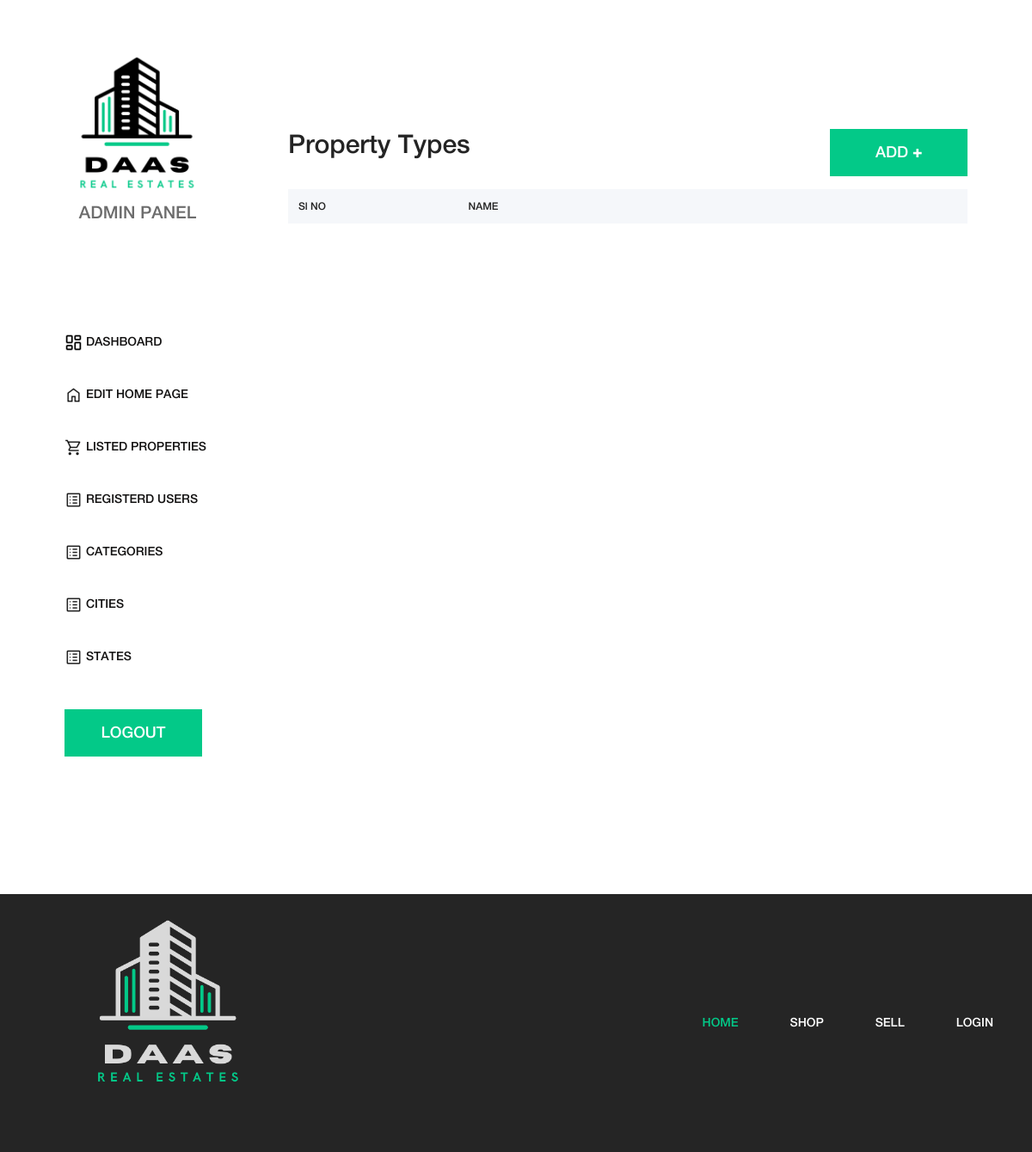
Before: /admin/categories.php (signed in) with the older database file.
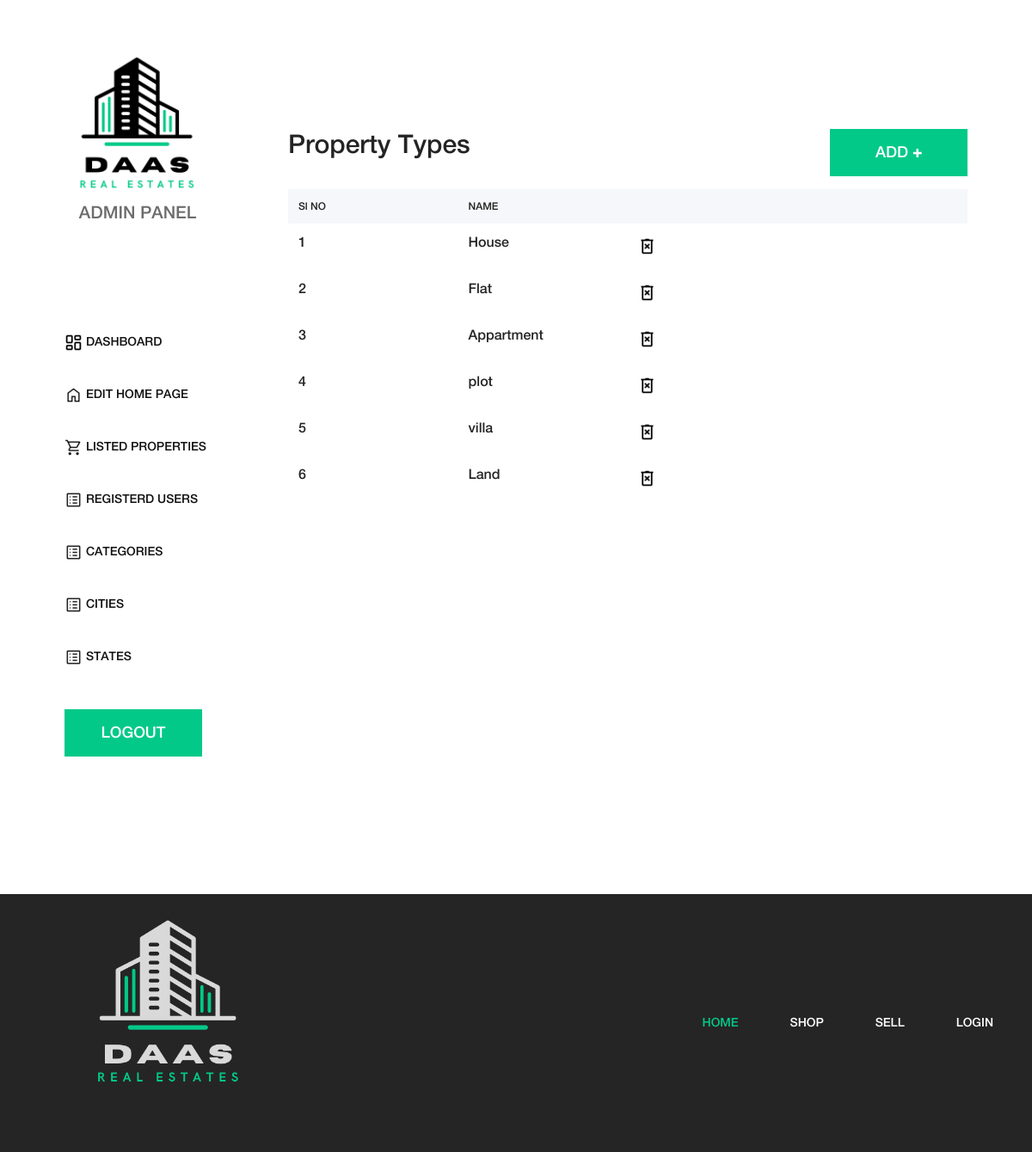
After: the same page with the newer database file.
### tables this page shows
CREATE TABLE `category_tbl` (
  `category_id` int(11) NOT NULL,
  `category_name` varchar(100) NOT NULL
);

### admin/categories.php (the view, shortened to what this page needs)
<?php include("header.php"); ?>
<?php include("connection.php") ?>
<?php
$query = "SELECT * FROM category_tbl;";
$result = mysqli_query($conn, $query);
?>
<div class="cart-table-area section-padding-100">
  <div class="container-fluid">
    <div class="row">
      <div class="f1 col-12 col-lg-8">
        <div class="daas-heading cart-title mt-50">
          <h2>Property Types</h2>
          <a href="categories.php?add=1" class="btn amado-btn mb-15">ADD <b>+</b></a>
        </div>
        <div class="cart-table clearfix">
          <table class="table table-responsive">
            <thead>
              <tr>
                <th>Sl NO</th>
                <th>NAME</th>
                <th></th>
              </tr>
            </thead>
            <tbody>
              <?php $i = 1;
              while ($row = mysqli_fetch_assoc($result)) { ?>
                <tr>
                  <td class="cart_product_img">
                    <h5><?php echo $i ?></h5>
                  </td>
                  <td class="cart_product_desc">
                    <h5><?php echo $row["category_name"] ?></h5>
                  </td>
                  <td class="cart_product_img">
                    <a href="categories.php?remove=<?php echo $row["category_id"] ?>" data-toggle="tooltip" data-placement="left" title="Delete"><img class="bin" src="../img/core-img/bin_black.png"></a>
                  </td>
                <?php $i++;
              } ?>
            </tbody>
          </table>
        </div>
      </div>
    </div>
  </div>
</div>
<?php include("footer.php"); ?>

Changed rows visible on the page:
added category_tbl: category_name "House"
added category_tbl: category_name "Flat"
added category_tbl: category_name "Appartment"
added category_tbl: category_name "plot"
added category_tbl: category_name "villa"
added category_tbl: category_name "Land"
